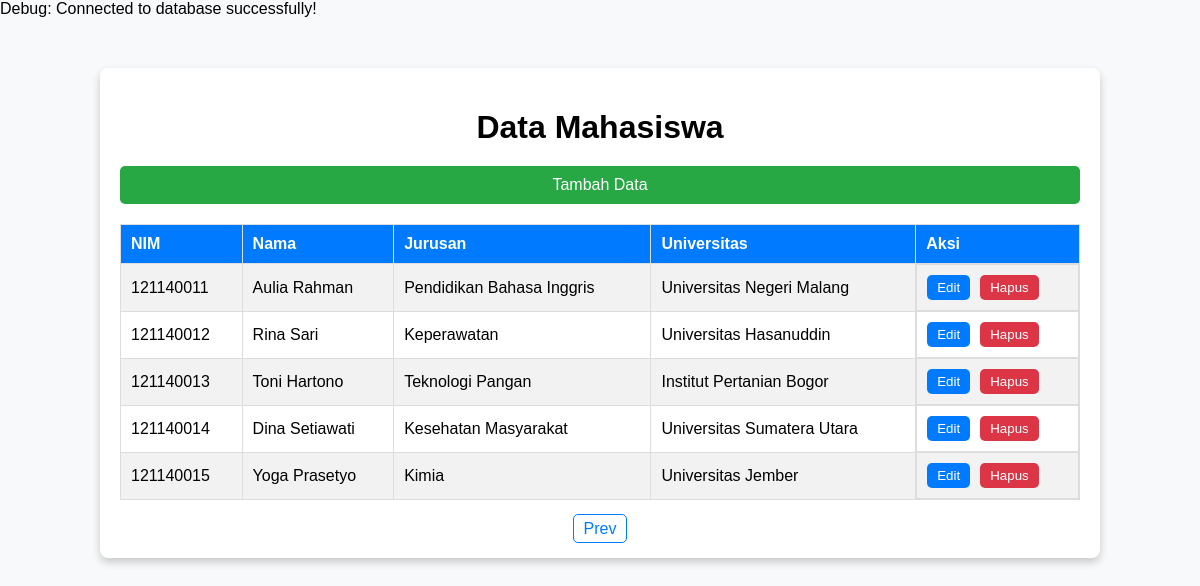
Page /tabel_mahasiswa.php?page=2 (signed in) on the committed database.
### tables this page shows
CREATE TABLE `tblmahasiswa` (
  `id` int(11) NOT NULL,
  `mahasiswa_nim` varchar(20) NOT NULL,
  `mahasiswa_nama` varchar(255) NOT NULL,
  `universitas` varchar(255) NOT NULL,
  `jurusan` varchar(255) NOT NULL,
  `password` varchar(255) NOT NULL
);

### tabel_mahasiswa.php (the view, shortened to what this page needs)
<?php
require 'pendaftaran/db_connect.php';
$limit = 10;
$page = isset($_GET['page']) ? (int)$_GET['page'] : 1;
$offset = ($page - 1) * $limit;
$query = "SELECT * FROM tblMahasiswa LIMIT $limit OFFSET $offset";
$result = $conn->query($query);
?>
<!DOCTYPE html>
<html lang="en">
<head>
</head>
<body>
    <div class="container">
        <h1>Data Mahasiswa</h1>
        <a href="create_mahasiswa.php" class="add-btn">Tambah Data</a>
        <table>
            <thead>
                <tr>
                    <th>NIM</th>
                    <th>Nama</th>
                    <th>Jurusan</th>
                    <th>Universitas</th>
                    <th>Aksi</th>
                </tr>
            </thead>
            <tbody>
                <?php if ($result->num_rows > 0): ?>
                    <?php while ($row = $result->fetch_assoc()): ?>
                        <tr>
                            <td><?= htmlspecialchars($row['mahasiswa_nim']) ?></td>
                            <td><?= htmlspecialchars($row['mahasiswa_nama']) ?></td>
                            <td><?= htmlspecialchars($row['jurusan']) ?></td>
                            <td><?= htmlspecialchars($row['universitas']) ?></td>
                            <td class="actions">
                                <a href="edit_mahasiswa.php?id=<?= $row['id'] ?>"><button>Edit</button></a>
                                <a href="delete_mahasiswa.php?id=<?= $row['id'] ?>"><button class="delete">Hapus</button></a>
                            </td>
                        </tr>
                    <?php endwhile; ?>
                <?php else: ?>
                    <tr>
                        <td colspan="5" style="text-align: center;">Tidak ada data mahasiswa.</td>
                    </tr>
                <?php endif; ?>
            </tbody>
        </table>
        <div class="pagination">
            <?php if ($page > 1): ?>
                <a href="?page=<?= $page - 1 ?>">Prev</a>
            <?php endif; ?>
        </div>
    </div>
</body>
</html>

### tabel_mahasiswa.php (style rules this page uses)
body { font-family: Arial, sans-serif; margin: 0; padding: 0; background-color: #f8f9fa; }
.container { width: 80%; margin: 50px auto; background: #ffffff; padding: 20px; border-radius: 8px; box-shadow: 0 4px 8px rgba(0, 0, 0, 0.2); }
h1 { text-align: center; margin-bottom: 20px; }
table { width: 100%; border-collapse: collapse; margin-top: 20px; }
table, th, td { border: 1px solid #ddd; }
th, td { padding: 10px; text-align: left; }
th { background-color: #007bff; color: #fff; }
tr:nth-child(odd) { background-color: #f2f2f2; }
.actions { display: flex; gap: 10px; }
.actions button { background-color: #007bff; color: white; border: none; padding: 5px 10px; border-radius: 5px; cursor: pointer; }
.actions .delete { background-color: #dc3545; }
.pagination { text-align: center; margin-top: 20px; }
.pagination a { text-decoration: none; color: #007bff; margin: 0 5px; padding: 5px 10px; border: 1px solid #007bff; border-radius: 5px; }
.add-btn { display: block; margin-bottom: 20px; background-color: #28a745; color: white; padding: 10px 20px; text-align: center; border-radius: 5px; text-decoration: none; }

### rows in the picture
tblmahasiswa: mahasiswa_nim "121140011", mahasiswa_nama "Aulia Rahman", jurusan "Pendidikan Bahasa Inggris", universitas "Universitas Negeri Malang"
tblmahasiswa: mahasiswa_nim "121140012", mahasiswa_nama "Rina Sari", jurusan "Keperawatan", universitas "Universitas Hasanuddin"
tblmahasiswa: mahasiswa_nim "121140013", mahasiswa_nama "Toni Hartono", jurusan "Teknologi Pangan", universitas "Institut Pertanian Bogor"
tblmahasiswa: mahasiswa_nim "121140014", mahasiswa_nama "Dina Setiawati", jurusan "Kesehatan Masyarakat", universitas "Universitas Sumatera Utara"
tblmahasiswa: mahasiswa_nim "121140015", mahasiswa_nama "Yoga Prasetyo", jurusan "Kimia", universitas "Universitas Jember"
